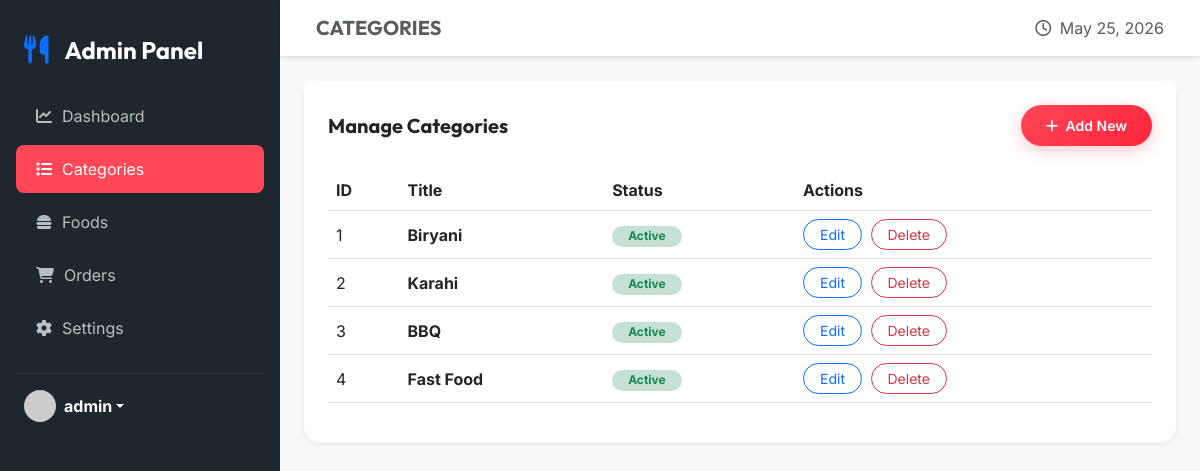
The app's page /admin/categories.php (signed in) with its own data.
### tables this page shows
CREATE TABLE IF NOT EXISTS categories (
    id INT AUTO_INCREMENT PRIMARY KEY,
    title VARCHAR(100) NOT NULL,
    image_name VARCHAR(255) NOT NULL,
    active ENUM('Yes', 'No') DEFAULT 'Yes'
);

### admin/categories.php (the view, shortened to what this page needs)
<?php include 'includes/header.php'; ?>
<div class="card border-0 shadow-sm rounded-4">
    <div class="card-header bg-white border-0 p-4 pb-0 d-flex justify-content-between align-items-center">
        <h5 class="fw-bold mb-0">Manage Categories</h5>
        <button class="btn btn-primary-custom btn-sm" data-bs-toggle="modal" data-bs-target="#addCategoryModal"><i class="fa-solid fa-plus me-1"></i> Add New</button>
    </div>
    <div class="card-body p-4">
        <div class="table-responsive">
            <table class="table table-hover align-middle">
                <thead class="text-muted">
                    <tr>
                        <th>ID</th>
                        <th>Title</th>
                        <th>Status</th>
                        <th>Actions</th>
                    </tr>
                </thead>
                <tbody>
                    <?php
                    $res = $conn->query("SELECT * FROM categories");
                    if($res->num_rows > 0):
                        while($row = $res->fetch_assoc()):
                    ?>
                        <tr>
                            <td><?= $row['id'] ?></td>
                            <td class="fw-bold"><?= $row['title'] ?></td>
                            <td>
                                <?php if($row['active'] == 'Yes'): ?>
                                    <span class="badge bg-success bg-opacity-25 text-success px-3 rounded-pill">Active</span>
                                <?php else: ?>
                                    <span class="badge bg-danger bg-opacity-25 text-danger px-3 rounded-pill">Inactive</span>
                                <?php endif; ?>
                            </td>
                            <td>
                                <button class="btn btn-sm btn-outline-primary rounded-pill px-3 me-1" data-bs-toggle="modal" data-bs-target="#updateCategoryModal<?= $row['id'] ?>">Edit</button>
                                <a href="?delete=<?= $row['id'] ?>" class="btn btn-sm btn-outline-danger rounded-pill px-3" onclick="return confirm('Are you sure you want to delete this category? Related food items will also be deleted.')">Delete</a>
                            </td>
                        </tr>
                    <?php
                        endwhile;
                    else:
                        echo "<tr><td colspan='4' class='text-center py-4 text-muted'>No categories found.</td></tr>";
                    endif;
                    ?>
                </tbody>
            </table>
        </div>
    </div>
</div>
<?php include 'includes/footer.php'; ?>

### css/style.css (style rules this page uses)
:root { --primary-color: #ff4757; --primary-dark: #ff253a; --secondary-color: #2f3542; --accent-color: #ffa502; --light-bg: #f8f9fa; --dark-bg: #1e272e; --text-dark: #2f3542; --text-light: #747d8c; --white: #ffffff; --glass-bg: rgba(255, 255, 255, 0.85); --glass-border: rgba(255, 255, 255, 0.2); --shadow-sm: 0 4px 6px rgba(0, 0, 0, 0.05); --shadow-md: 0 10px 15px rgba(0, 0, 0, 0.1); --shadow-lg: 0 20px 25px rgba(0, 0, 0, 0.15); --transition: all 0.3s cubic-bezier(0.25, 0.8, 0.25, 1); }
body { font-family: 'Inter', sans-serif; color: var(--text-dark); background-color: var(--light-bg); overflow-x: hidden; }
h1, h2, h3, h4, h5, h6, .brand-font { font-family: 'Outfit', sans-serif; font-weight: 700; }
.btn-primary-custom { background: linear-gradient(135deg, var(--primary-color), var(--primary-dark)); color: var(--white); border: none; border-radius: 50px; padding: 10px 25px; font-weight: 600; transition: var(--transition); box-shadow: 0 4px 15px rgba(255, 71, 87, 0.3); }

### records on screen
categories: id "1", title "Biryani", active "Active"
categories: id "2", title "Karahi", active "Active"
categories: id "3", title "BBQ", active "Active"
categories: id "4", title "Fast Food", active "Active"

### other values on screen
$_SESSION['admin_username'] "admin"
str_replace('.php', '', $current_page) "CATEGORIES"
